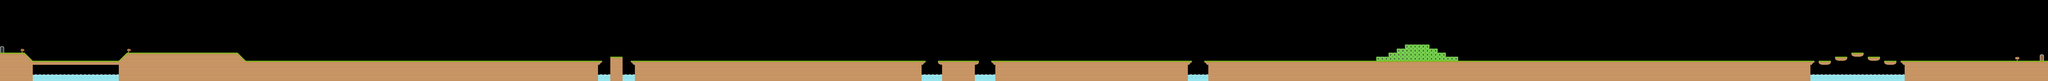

Tiled map render using the project's own tile images. Description and the map definition, with tile-layer contents summarised, below:
An orthogonal 500x20 tile map with 70x70 px tiles, 1 tile layer (Tile Layer 1) and 376 objects (319x Item, 35x Floor, 10x Enemy, 5x DieZone, 5x EffectItem, ...).

<map version="1.0" orientation="orthogonal" renderorder="right-down" width="500" height="20" tilewidth="70" tileheight="70">
 <tileset firstgid="1" name="tiles_spritesheet" tilewidth="70" tileheight="70" spacing="2">
  <image source="tiles_spritesheet.png" width="914" height="936" />
 </tileset>
 <layer name="Tile Layer 1" width="500" height="20">
  <data>[10000 cells, 2486 non-empty, 18 distinct tile ids]</data>
 </layer>
 <objectgroup name="Objects">
  <!-- 376 objects omitted --></objectgroup>
</map>
<!-- 376 of 376 objects omitted -->
